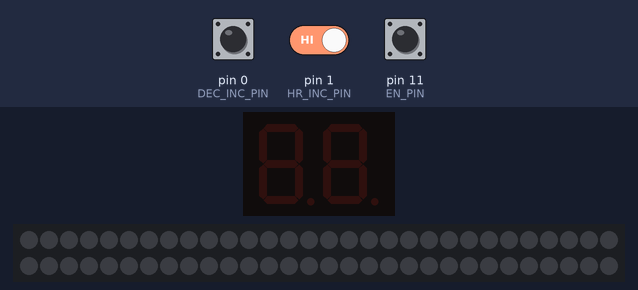
A sketch run on a simulated Arduino Uno, built with avr-gcc and run on an emulated ATmega328P. Parts: 2-digit seven-segment display, 60 RGB LEDs in strip order, left to right, continuing on the next row. Inputs (shaded band) come from the test bench; at power-on: pin 11 (EN_PIN) HIGH, pin 1 (HR_INC_PIN) HIGH, pin 0 (DEC_INC_PIN) HIGH. Dim RGB values are drawn brighter than linear.

Above: at 1.8 s.
1.9 s: pin 11 (EN_PIN) pulled LOW for 1 s
At 2.5 s:
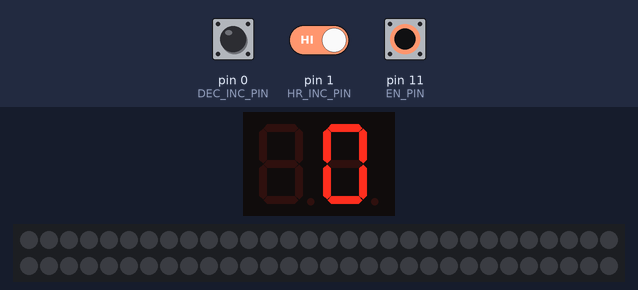
4.7 s: pin 1 (HR_INC_PIN) driven LOW and pin 11 (EN_PIN) driven LOW
At 7.41 s:
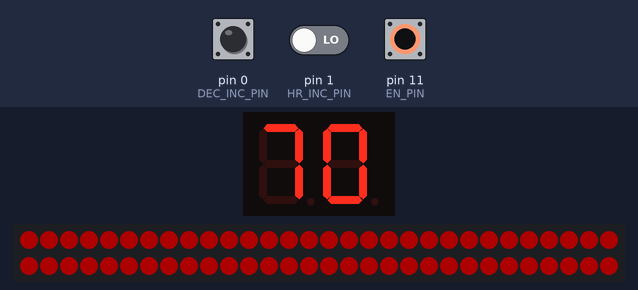
7.7 s: pin 0 (DEC_INC_PIN) pulled LOW for 0.25 s
At 8.13 s:
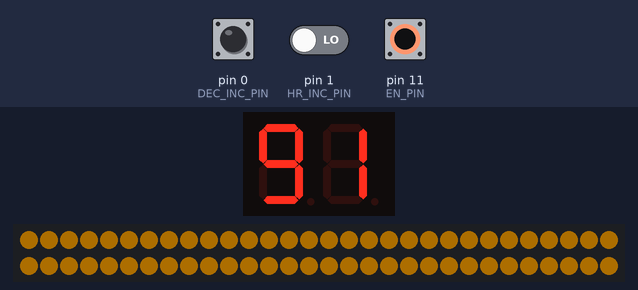
10.1 s: pin 0 (DEC_INC_PIN) pulled LOW for 1 s
At 10.65 s:
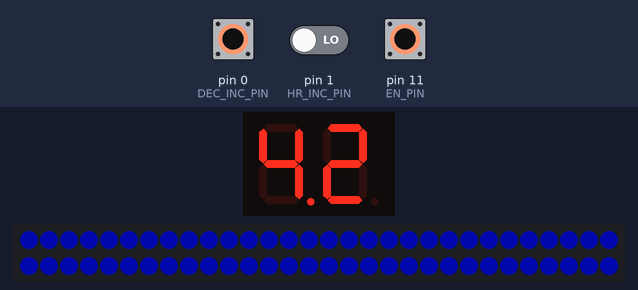
12.6 s: pin 11 (EN_PIN) driven HIGH
At 13.0 s:
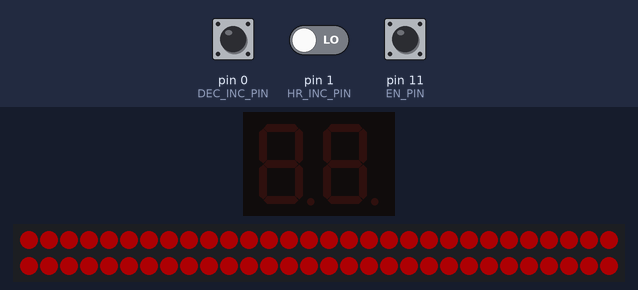
14.1 s: pin 11 (EN_PIN) driven LOW
At 14.62 s:
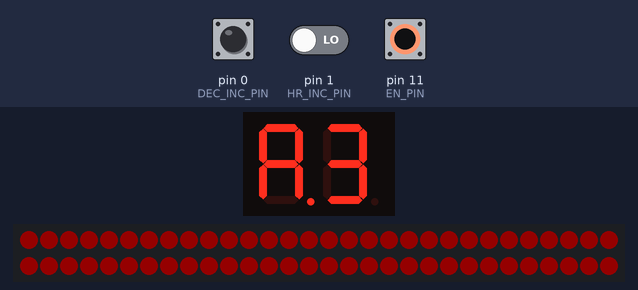
Timing chart, 0 to 17.1 s (numbered marks = the images above; inputs shaded):
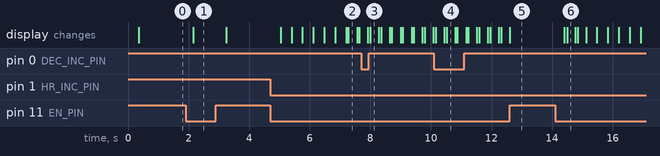

The sketch:

lightClock_v2.ino
```cpp
#include <Adafruit_NeoPixel.h>
#include <SevSeg.h>

//#define __SerialPrint__

#define LED_COUNT 60
#define LED_PIN 10
#define HR_INC_PIN 1
#define DEC_INC_PIN 0
#define EN_PIN 11

Adafruit_NeoPixel strip(LED_COUNT, LED_PIN, NEO_GRB + NEO_KHZ800);
SevSeg sevseg;
typedef struct {
  byte hour;
  byte dec;
} Time;

Time curr;
byte hrButton, decButton, enButton;
int displayNum;
static uint32_t lastTime, now = 0;
char decPlace;

void setup(){
  #ifdef __SerialPrint__
  Serial.begin(9600);
  #endif
  byte numDigits = 2;
  byte digitPins[] = {12, 13};
  byte segmentPins[] = {9, 2, 3, 5, 6, 8, 7, 4};
  bool resistorsOnSegments = true;
  bool updateWithDelaysIn = true;
  byte hardwareConfig = COMMON_CATHODE;
  sevseg.begin(hardwareConfig, numDigits, digitPins, segmentPins, resistorsOnSegments);
  sevseg.setBrightness(90);
  curr.hour = 0;
  curr.dec = 0;
  pinMode(EN_PIN, INPUT_PULLUP);
  pinMode(HR_INC_PIN, INPUT_PULLUP);
  pinMode(DEC_INC_PIN, INPUT_PULLUP);
  now = millis();

  strip.begin();
  strip.show();
  strip.setBrightness(50);//0 to 255
}

void loop(){
  for( int i=0; i<1000; i++){
    while((now-lastTime)<360){
      now = millis();
    }
    lastTime = now;

    if(!digitalRead(EN_PIN)){
      hrButton = digitalRead(HR_INC_PIN);
      decButton = digitalRead(DEC_INC_PIN);

      if(!hrButton) curr.hour++;
      if(!decButton) curr.dec++;

      if(curr.dec > 9){
        curr.dec -= 10;
        curr.hour++;
      }
      if(curr.hour > 23){
        curr.hour = 0;
      }

      if(curr.hour > 12){
        decPlace = 1;
        displayNum = 16*(curr.hour-12) + curr.dec;
      }else {
        decPlace = -1;
        displayNum = 16*(curr.hour) + curr.dec;
      }
      sevseg.setNumber(displayNum, decPlace, true);
      sevseg.refreshDisplay();
      setLights(curr);
    }else{
      sevseg.blank();
      setLights(curr);
    }
  }
  curr.dec++;
  if(curr.dec > 9){
    curr.dec -= 10;
    curr.hour++;
  }
  if(curr.hour > 23){
    curr.hour = 0;
  }
  setLights(curr);
  #ifdef __SerialPrint__
  Serial.print("hour: ");
  Serial.print(curr.hour);
  Serial.print(" dec: ");
  Serial.print(curr.dec);
  Serial.print(" display: ");
  Serial.println(displayNum, HEX);
  #endif
}

void setLights(Time curr){
  int pixelHue;
  byte value;
  // set pixelhue, 0=red, range 0 to 65536
  if(curr.hour < 6 || curr.hour > 22){
    value = 0;
  }else if(curr.hour == 6){
    value = (255/10)*curr.dec;
  }else if(curr.hour == 22){
    value = 255 - ((255/10)*curr.dec);
  }else{
    value = 255;
  }

  if(curr.hour < 7 || curr.hour > 21){
    pixelHue = 0;
  }else{
    pixelHue = (65535/150)*((curr.hour-7)*10+curr.dec);
  }

  for(int i=0; i<strip.numPixels(); i++){
    strip.setPixelColor(i, strip.gamma32(strip.ColorHSV(pixelHue, 255, value)));
  }
  strip.show();

  #ifdef __SerialPrint__
  Serial.print("Hue: ");
  Serial.print(pixelHue);
  Serial.print(" value: ");
  Serial.println(value);
  #endif
}
```

Measured:
- after the input at 1.9 s, the display: changes after 0.26 s (image 1)
- after the input at 4.7 s, the display: first changes after 0.34 s (image 2 shows a later state)
- after the input at 14.1 s, the display: first changes after 0.30 s (image 6 shows a later state)
